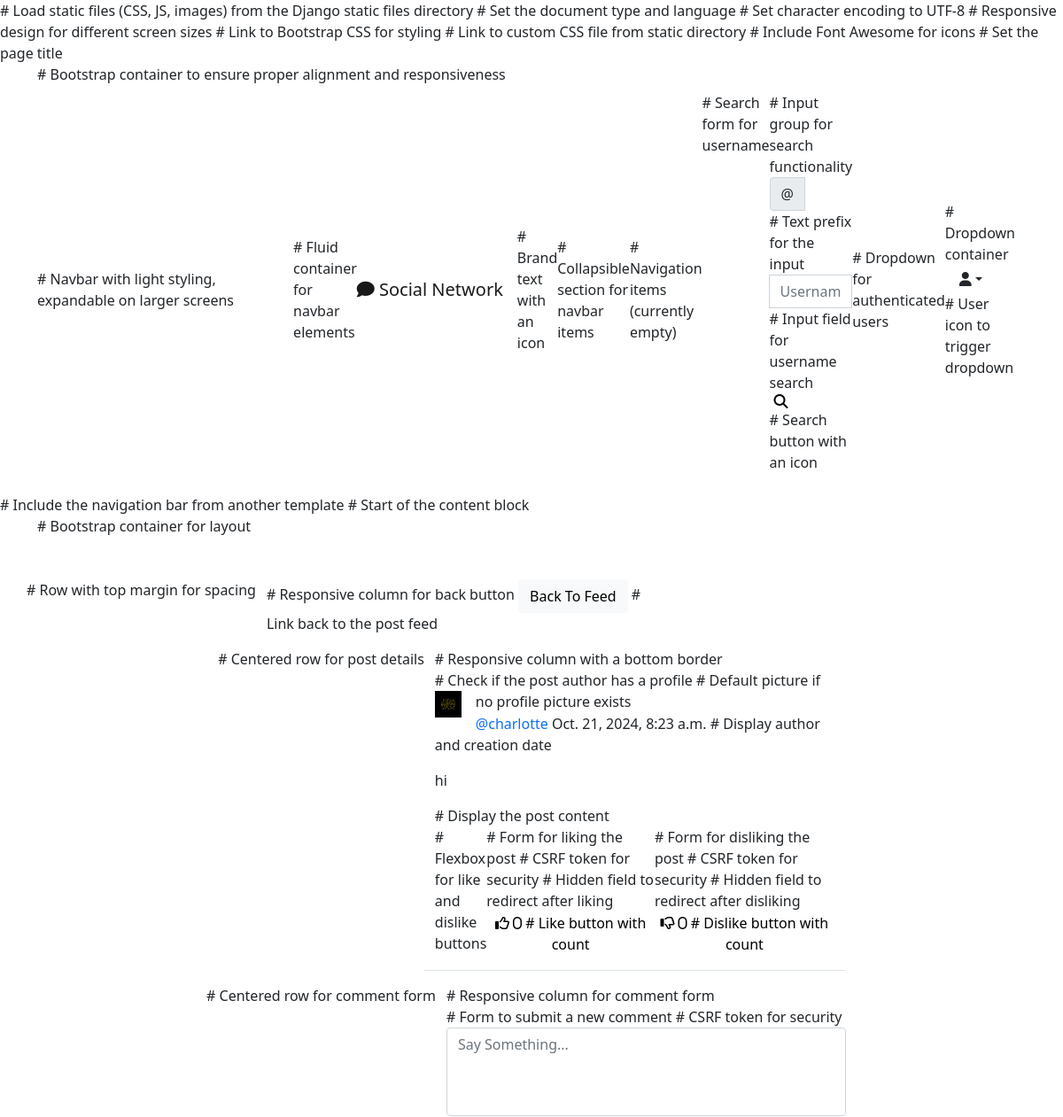
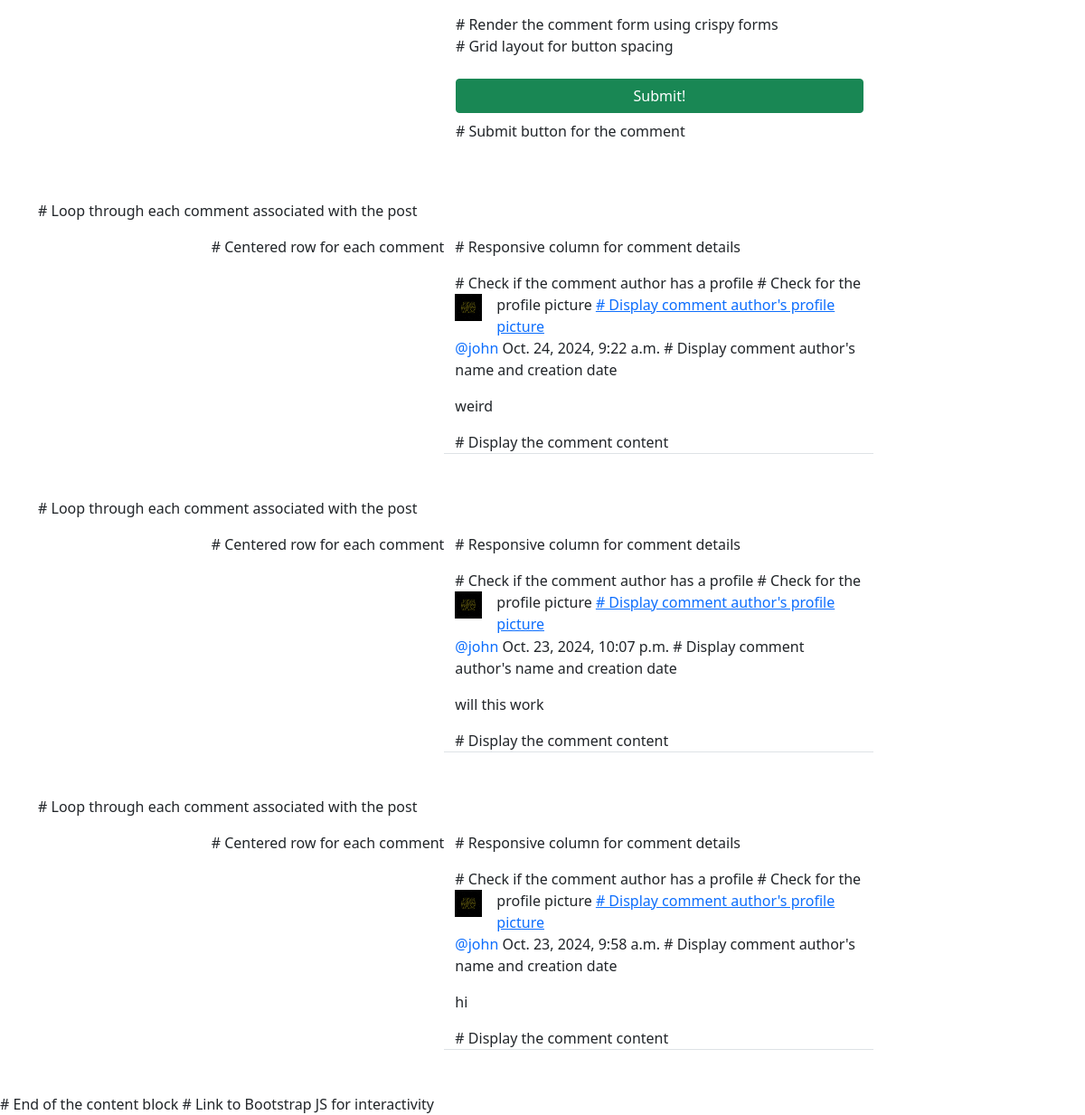
Screenshot of /social/post/19/ (signed in) with the database file from the repository (2 pictures, top to bottom).
### social/models.py (models this page shows)
class Post(models.Model):  # Define the Post model
    body = models.TextField()  # The content of the post
    created_on = models.DateTimeField(default=timezone.now)  # Timestamp when the post is created
    author = models.ForeignKey(User, on_delete=models.CASCADE)  # Reference to the User who created the post
    likes = models.ManyToManyField(User, blank=True, related_name='likes')  # Users who liked the post
    dislikes = models.ManyToManyField(User, blank=True, related_name='dislikes')  # Users who disliked the post

class Comment(models.Model):  # Define the Comment model
    comment = models.TextField()  # The content of the comment
    created_on = models.DateTimeField(default=timezone.now)  # Timestamp when the comment is created
    author = models.ForeignKey(User, on_delete=models.CASCADE)  # Reference to the User who wrote the comment
    post = models.ForeignKey('Post', on_delete=models.CASCADE)  # Reference to the Post this comment belongs to

class UserProfile(models.Model):  # Define the UserProfile model
    user = models.OneToOneField(User, primary_key=True, verbose_name='user', related_name='profile', on_delete=models.CASCADE)  # One-to-one relationship with User
    name = models.CharField(max_length=30, blank=True, null=True)  # Optional name field
    bio = models.TextField(max_length=500, blank=True, null=True)  # Optional bio field
    birth_date = models.DateField(null=True, blank=True)  # Optional birth date
    location = models.CharField(max_length=100, blank=True, null=True)  # Optional location
    picture = models.ImageField(upload_to='uploads/profile_pictures', default='uploads/profile_pictures/default.png', blank=True, null=True)  # Profile picture with a default image
    followers = models.ManyToManyField(User, blank=True, related_name='followers')  # Users who follow this profile

### social/views.py (the view, shortened to what this page needs)
# urls.py: path('post/<int:pk>/', PostDetailView.as_view(), name='post-detail'),  # Route for viewing a single post
class PostDetailView(LoginRequiredMixin, View):
    def get(self, request, pk, *args, **kwargs):
        post = get_object_or_404(Post, pk=pk)  # Retrieve a specific post by primary key
        form = CommentForm()  # Instantiate the comment form
        comments = Comment.objects.filter(post=post).order_by('-created_on')  # Retrieve comments for the post
        context = {
            'post': post,  # Include the post in the context
            'form': form,  # Include the comment form in the context
            'comments': comments,  # Include the comments in the context
        }
        return render(request, 'social/post_detail.html', context)  # Render the post detail template with context

### social/forms.py
class CommentForm(forms.ModelForm):  # Create a form for the Comment model
    comment = forms.CharField(label='', widget=forms.Textarea(attrs={  # Customize the comment field
        'rows': '3',  # Set the number of visible text lines
        'placeholder': 'Say Something...'  # Placeholder text
    }))
    class Meta:  # Meta class to configure the form
        model = Comment  # Specify the model to use
        fields = ['comment']  # Fields to include in the form

### social/templates/social/post_detail.html (shortened to what this page needs)
{% extends 'landing/base.html' %}  # Extend the base layout template for consistent styling
{% load crispy_forms_tags %}  # Load crispy forms tags for rendering forms
{% load static %}
{% block content %}  # Start of the content block
<div class="container">  # Bootstrap container for layout
    <div class="row mt-5">  # Row with top margin for spacing
        <div class="col-md-5 col-sm-6">  # Responsive column for back button
            <a href="{% url 'post-list' %}" class="btn btn-light">Back To Feed</a>  # Link back to the post feed
        </div>
    </div>
    <div class="row justify-content-center mt-3">  # Centered row for post details
        <div class="col-md-5 col-sm-12 border-bottom">  # Responsive column with a bottom border
            <div>
                {% if post.author.profile %}  # Check if the post author has a profile
                    {% if post.author.profile.picture %}  # Check if the profile has a picture
                        <a href="{% url 'profile' post.author.profile.pk %}">
                            <img class="round-circle post-img" height="30" width="30" src="{{ post.author.profile.picture.url }}" />  # Display author's profile picture
                        </a>
                    {% else %}  # Default picture if no profile picture exists
                        <img class="round-circle post-img" height="30" width="30" src="{% static 'uploads/profile_pictures/default.png' %}" />
                    {% endif %}
                    <p class="post-text">
                        <a class="text-primary post-link" href="{% url 'profile' post.author.profile.pk %}">@{{ post.author }}</a> {{ post.created_on }}  # Display author and creation date
                    </p>
                {% else %}
                    <p>No profile available for this user.</p>  # Message if no profile exists
                {% endif %}
            </div>
            <p>{{ post.body }}</p>  # Display the post content
            <div class="d-flex flex-row">  # Flexbox for like and dislike buttons
                <form method="POST" action="{% url 'like' post.pk %}">  # Form for liking the post
                    {% csrf_token %}  # CSRF token for security
                    <input type="hidden" name="next" value="{{ request.path }}">  # Hidden field to redirect after liking
                    <button class="remove-default-btn" type="submit">
                        <i class="far fa-thumbs-up"> <span>{{ post.likes.all.count }}</span></i>  # Like button with count
                    </button>
                </form>
                <form method="POST" action="{% url 'dislike' post.pk %}">  # Form for disliking the post
                    {% csrf_token %}  # CSRF token for security
                    <input type="hidden" name="next" value="{{ request.path }}">  # Hidden field to redirect after disliking
                    <button class="remove-default-btn" type="submit">
                        <i class="far fa-thumbs-down"> <span>{{ post.dislikes.all.count }}</span></i>  # Dislike button with count
                    </button>
                </form>
            </div>
        </div>
    </div>
    <div class="row justify-content-center mt-3 mb-5">  # Centered row for comment form
        <div class="col-md-5 col-sm-12">  # Responsive column for comment form
            <form method="POST">  # Form to submit a new comment
                {% csrf_token %}  # CSRF token for security
                {{ form | crispy }}  # Render the comment form using crispy forms
                <div class="d-grid gap-2">  # Grid layout for button spacing
                    <button class="btn btn-success mt-3">Submit!</button>  # Submit button for the comment
                </div>
            </form>
        </div>
    </div>
    {% for comment in comments %}  # Loop through each comment associated with the post
    <div class="row justify-content-center mt-3 mb-5">  # Centered row for each comment
        <div class="col-md-5 col-sm-12 border-bottom">  # Responsive column for comment details
            <p>
                <div>
                    {% if comment.author.profile %}  # Check if the comment author has a profile
                        {% if comment.author.profile.picture %}  # Check for the profile picture
                            <a href="{% url 'profile' comment.author.profile.pk %}">
                                <img class="round-circle post-img" height="30" width="30" src="{{ comment.author.profile.picture.url }}" />  # Display comment author's profile picture
                            </a>
                        {% else %}
                            <img class="round-circle post-img" height="30" width="30" src="{% static 'uploads/profile_pictures/default.png' %}" />  # Default picture if none exists
                        {% endif %}
                        <p class="post-text">
                            <a class="text-primary post-link" href="{% url 'profile' comment.author.profile.pk %}">@{{ comment.author }}</a> {{ comment.created_on }}  # Display comment author's name and creation date
                        </p>
                    {% else %}
                        <p>No profile available for this user.</p>  # Message if no profile exists
                    {% endif %}
                </div>
            </p>
            <p>{{ comment.comment }}</p>  # Display the comment content
        </div>
    </div>
    {% endfor %}
</div>
{% endblock content %}  # End of the content block

### landing/templates/landing/base.html (shortened to what this page needs)
{% load static %}  # Load static files (CSS, JS, images) from the Django static files directory
<!doctype html>
<html lang="en">  # Set the document type and language
  <head>
    <meta charset="utf-8">  # Set character encoding to UTF-8
    <meta name="viewport" content="width=device-width, initial-scale=1">  # Responsive design for different screen sizes
    <link href="https://cdn.jsdelivr.net/npm/bootstrap@5.0.2/dist/css/bootstrap.min.css" rel="stylesheet">  # Link to Bootstrap CSS for styling
    <link href="{% static 'style.css' %}" rel="stylesheet">  # Link to custom CSS file from static directory
    <script src="https://kit.fontawesome.com/1d71f92e0a.js"></script>  # Include Font Awesome for icons
    <title>Social Network</title>  # Set the page title
  </head>
  <body>
    {% include 'landing/navbar.html' %}  # Include the navigation bar from another template
    {% block content %}{% endblock content %}  # End of the content block
    # Link to Bootstrap JS for interactivity
  </body>
</html>

### landing/templates/landing/navbar.html (shortened to what this page needs)
<div class="container">  # Bootstrap container to ensure proper alignment and responsiveness
    <nav class="navbar navbar-expand-lg navbar-light">  # Navbar with light styling, expandable on larger screens
        <div class="container-fluid">  # Fluid container for navbar elements
            <a class="navbar-brand"  # Brand link
                {% if user.is_authenticated %}  # Check if user is authenticated
                href="{% url 'post-list' %}"  # Link to the post list if authenticated
                {% else %}
                href="{% url 'index' %}"  # Link to the homepage if not authenticated
                {% endif %}
            ><i class="fas fa-comment"></i> Social Network</a>  # Brand text with an icon
            <div class="collapse navbar-collapse" id="navbarTogglerDemo03">  # Collapsible section for navbar items
                <ul class="navbar-nav me-auto mb-2 mb-lg-0">  # Navigation items (currently empty)
                </ul>
                <form class="d-flex" method="GET" action="{% url 'profile-search' %}">  # Search form for username
                    <div class="input-group">  # Input group for search functionality
                        <span class="input-group-text" id="basic-addon1">@</span>  # Text prefix for the input
                        <input type="text" class="form-control" placeholder="Username" aria-label="Username" aria-describedby="basic-addon1" name="query" value="{{ request.GET.query }}">  # Input field for username search
                        <button class="remove-default-btn" type="submit"><i class="fas fa-search"></i></button>  # Search button with an icon
                    </div>
                </form>
                {% if user.is_authenticated %}  # Dropdown for authenticated users
                <div class="nav-item dropdown">  # Dropdown container
                    <a class="nav-link dropdown-toggle text-dark" data-bs-toggle="dropdown" role="button" aria-expanded="false"><i class="fas fa-user"></i></a>  # User icon to trigger dropdown
                </div>
                {% endif %}
            </div>
        </div>
    </nav>
  </div>

### static/style.css (style rules this page uses)
.remove-default-btn { background-color: transparent; border: none; box-shadow: none; }
.post-link { text-decoration: none; }
.post-text { padding-top: 0.5; }
.post-img { float: left; margin-right: 1rem; }

### social/templates/social/post_detail.html (style rules this page uses)
input, textarea { # Styles for input fields and textareas border-radius: 0; border: 1px solid #ccc; }
textarea { height: 100px; resize: none; }

### rows the page displays
Post: author "charlotte", created_on "Oct. 21, 2024, 8:23 a.m.", body "hi", likes.all.count "0", dislikes.all.count "0"
Comment: author.profile.picture (placeholder picture), author "john", created_on "Oct. 24, 2024, 9:22 a.m.", comment "weird"
Comment: author.profile.picture (placeholder picture), author "john", created_on "Oct. 23, 2024, 10:07 p.m.", comment "will this work"
Comment: author.profile.picture (placeholder picture), author "john", created_on "Oct. 23, 2024, 9:58 a.m.", comment "hi"
